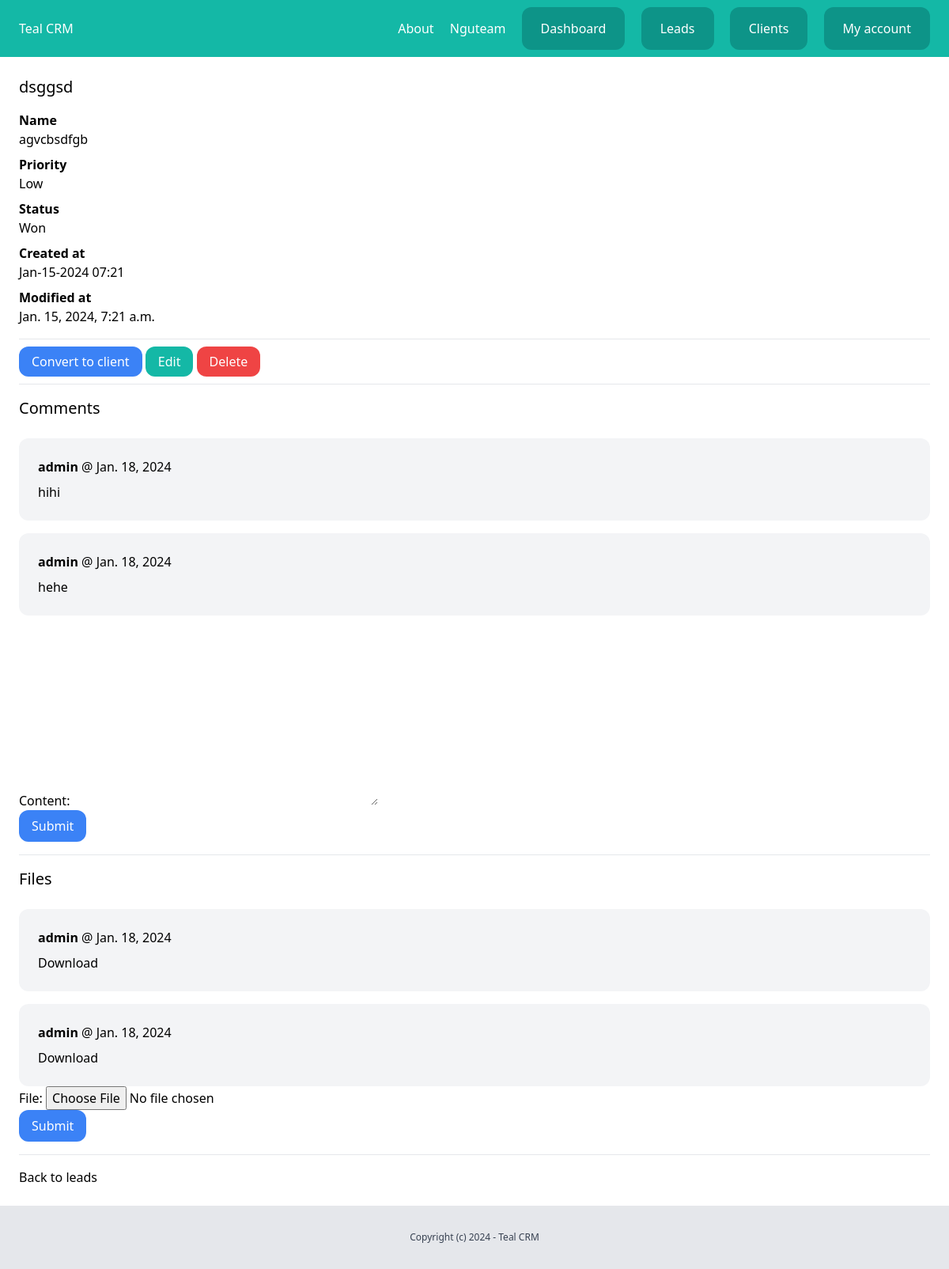
The page /dashboard/leads/11 (signed in) on the database its author committed.
### team/models.py (models this page shows, shortened)
class Team(models.Model):
    plan = models.ForeignKey(Plan, related_name='teams', blank=True, null=True, on_delete=models.CASCADE)
    name = models.CharField(max_length=100)
    members = models.ManyToManyField(User, related_name='teams')
    created_by = models.ForeignKey(User, related_name='created_teams', on_delete=models.CASCADE)
    created_at = models.DateTimeField(auto_now_add=True)

### leads/models.py (models this page shows, shortened)
class Lead(models.Model):
    LOW = 'low'
    MEDIUM = 'medium'
    HIGH = 'high'
    CHOICES_PRIORITY = (
        (LOW, 'Low'),
        (MEDIUM, 'Medium'),
        (HIGH, 'High')
    )
    NEW = 'new'
    CONTACTED = 'contacted'
    WON = 'won'
    LOST = 'lost'
    CHOICES_STATUS = (
        (NEW, 'New'),
        (CONTACTED, 'Contacted'),
        (WON, 'Won'),
        (LOST, 'Lost')
    )
    team = models.ForeignKey(Team, related_name="leads", on_delete=models.CASCADE)
    name = models.CharField(max_length=255)
    email = models.EmailField()
    description = models.TextField(blank=True, null=True)
    priority = models.CharField(max_length=10, choices=CHOICES_PRIORITY, default=MEDIUM)
    status = models.CharField(max_length=10, choices=CHOICES_STATUS, default=NEW)
    converted_to_client = models.BooleanField(default=False)
    created_by = models.ForeignKey(User, related_name='leads', on_delete=models.CASCADE)
    created_at = models.DateTimeField(auto_now_add=True)
    modified_at = models.DateTimeField(auto_now=True)
    class Meta:
        ordering = ('name',)

class Comment(models.Model):
    team = models.ForeignKey(Team, related_name='lead_comments', on_delete=models.CASCADE)
    lead = models.ForeignKey(Lead, related_name='comments', on_delete=models.CASCADE)
    content = models.TextField(blank=True, null=True)
    created_by = models.ForeignKey(User, related_name='lead_comments', on_delete=models.CASCADE)
    created_at = models.DateField(auto_now_add=True)

class LeadFile(models.Model):
    team = models.ForeignKey(Team, related_name='lead_files', on_delete=models.CASCADE)
    lead = models.ForeignKey(Lead, related_name='files', on_delete=models.CASCADE)
    file = models.FileField(upload_to='leadfiles')
    created_by = models.ForeignKey(User, related_name='lead_files', on_delete=models.CASCADE)
    created_at = models.DateField(auto_now_add=True)

### leads/views.py (the view)
# urls.py: path('<int:pk>', views.LeadDetailView.as_view(), name='detail'),
class LeadDetailView(LoginRequiredMixin, DetailView):
    model = Lead
    def get_context_data(self, **kwargs):
        context = super().get_context_data(**kwargs)
        context['lead'] = self.get_object()
        context['form'] = AddcommentForm()
        context['fileform'] = AddFileForm()
        return context
    def get_object(self):
        id = self.kwargs.get("pk")
        lead = Lead.objects.get(id=id)
        return lead

### leads/forms.py
class AddcommentForm(forms.ModelForm):
    class Meta:
        model = Comment
        fields = ('content',)

class AddFileForm(forms.ModelForm):
    class Meta:
        model = LeadFile
        fields = ('file', )

### team/context_processors.py (called while the page is built)
def active_team(request):
    if request.user.is_authenticated:
        if request.user.userprofile.active_team:
            active_team = request.user.userprofile.active_team
        else:
            active_team = Team.objects.filter(created_by=request.user)[0]
    else:
        active_team = None
    return {'active_team': active_team}

### leads/templates/leads/lead_detail.html (shortened to what this page needs)
{% extends "core/base.html" %}
{% block content %}
<div class="py-6 px-6">
    <h1 class="mb-4 text-xl">{{ lead.name }}</h1>
    {% if lead.description %}
        <p class="font-semibold">Name</p>
        <p class="mb-2">{{lead.description}}</p>
    {% endif %}
    <p class="font-semibold">Priority</p>
    <p class="mb-2">{{ lead.get_priority_display }}</p>
    <p class="font-semibold">Status</p>
    <p class="mb-2">{{lead.get_status_display}}</p>
    <p class="font-semibold">Created at</p>
    <p class="mb-2">{{lead.created_at|date:"M-d-Y H:i"}}</p>
    <p class="font-semibold">Modified at</p>
    <p>{{lead.modified_at}}</p>
    <hr class="my-4">
    <a href="{% url 'leads:convert_to_client' lead.id %}" class="py-2 px-4 rounded-xl bg-blue-500 text-white">Convert to client</a>
    <a href="{% url 'leads:edit' lead.id %}" class="py-2 px-4 rounded-xl bg-teal-500 text-white">Edit</a>
    <a href="#" onclick="document.getElementById('lead_delete_form').submit();" class="py-2 px-4 rounded-xl bg-red-500 text-white">Delete</a>
    <hr class="my-4">
    <h2 class="mb-6 text-xl">Comments</h2>
    <div class="space-y-4">
        {% for comment in lead.comments.all %}
        <div class="bg-gray-100 p-6 rounded-xl">
            <p class="mb-2"><strong>{{ comment.created_by }}</strong> @ {{comment.created_at }}</p>
            {{ comment.content}}
        </div>
        {% endfor %}
    </div>
    <form method="post" action="{% url 'leads:add_comment' lead.id %}">
        {{ form.as_p }}
        <button class="py-2 px-4 rounded-xl bg-blue-500 text-white">Submit</button>
    </form>
    <hr class="my-4">
    <h2 class="mb-6 text-xl">Files</h2>
    <div class="space-y-4">
        {% for file in lead.files.all %}
        <div class="bg-gray-100 p-6 rounded-xl">
            <p class="mb-2"><strong>{{ file.created_by }}</strong> @ {{ file.created_at }}</p>
            <a href="{{ file.file.url  }}">Download</a>
        </div>
        {% endfor %}
    </div>
    <form method="post" action="{% url 'leads:add_file' lead.id %}" enctype="multipart/form-data">
        {{ fileform.as_p }}
        <button class="py-2 px-4 rounded-xl bg-blue-500 text-white">Submit</button>
    </form>
    <hr class="my-4">
    <a href="{% url 'leads:list' %}">Back to leads</a>
</div>
{% endblock content %}

### core/templates/core/partials/nav.html
<nav class="py-6 px-6 flex justify-between bg-teal-500">
    <a href="/" class="text-white">Teal CRM</a>
    <div class="space-x-4">
        <a href="{% url 'about' %}" class="text-white">About</a>
        {% if request.user.is_authenticated %}
            <a href="{% url 'team:detail' active_team.id %}" class="text-white">{{ active_team.name }}</a>
            <a href="{% url 'dashboard:dashboard' %}" class="py-4 px-6 bg-teal-600 rounded-xl text-white">Dashboard</a>
            <a href="{% url 'leads:list' %}" class="py-4 px-6 bg-teal-600 rounded-xl text-white">Leads</a>
            <a href="{% url 'clients:list' %}" class="py-4 px-6 bg-teal-600 rounded-xl text-white">Clients</a>
            <a href="{% url 'userprofile:myaccount' %}" class="py-4 px-6 bg-teal-600 rounded-xl text-white">My account</a>
        {% else %}
            <a href="{% url 'login' %}" class="py-4 px-6 bg-teal-600 rounded-xl text-white">Log in</a>
            <a href="{% url 'userprofile:signup' %}" class="py-4 px-6 bg-teal-300 rounded-xl text-white">Sign up</a>
        {% endif %}
    </div>
</nav>

### rows shown on the page
Team: name "Nguteam"
Lead: name "dsggsd", description "agvcbsdfgb", priority "Low", status "Won", created_at "Jan-15-2024 07:21", modified_at "Jan. 15, 2024, 7:21 a.m."
Comment: created_by "admin", created_at "Jan. 18, 2024", content "hihi"
Comment: created_by "admin", created_at "Jan. 18, 2024", content "hehe"
LeadFile: created_by "admin", created_at "Jan. 18, 2024"
LeadFile: created_by "admin", created_at "Jan. 18, 2024"
